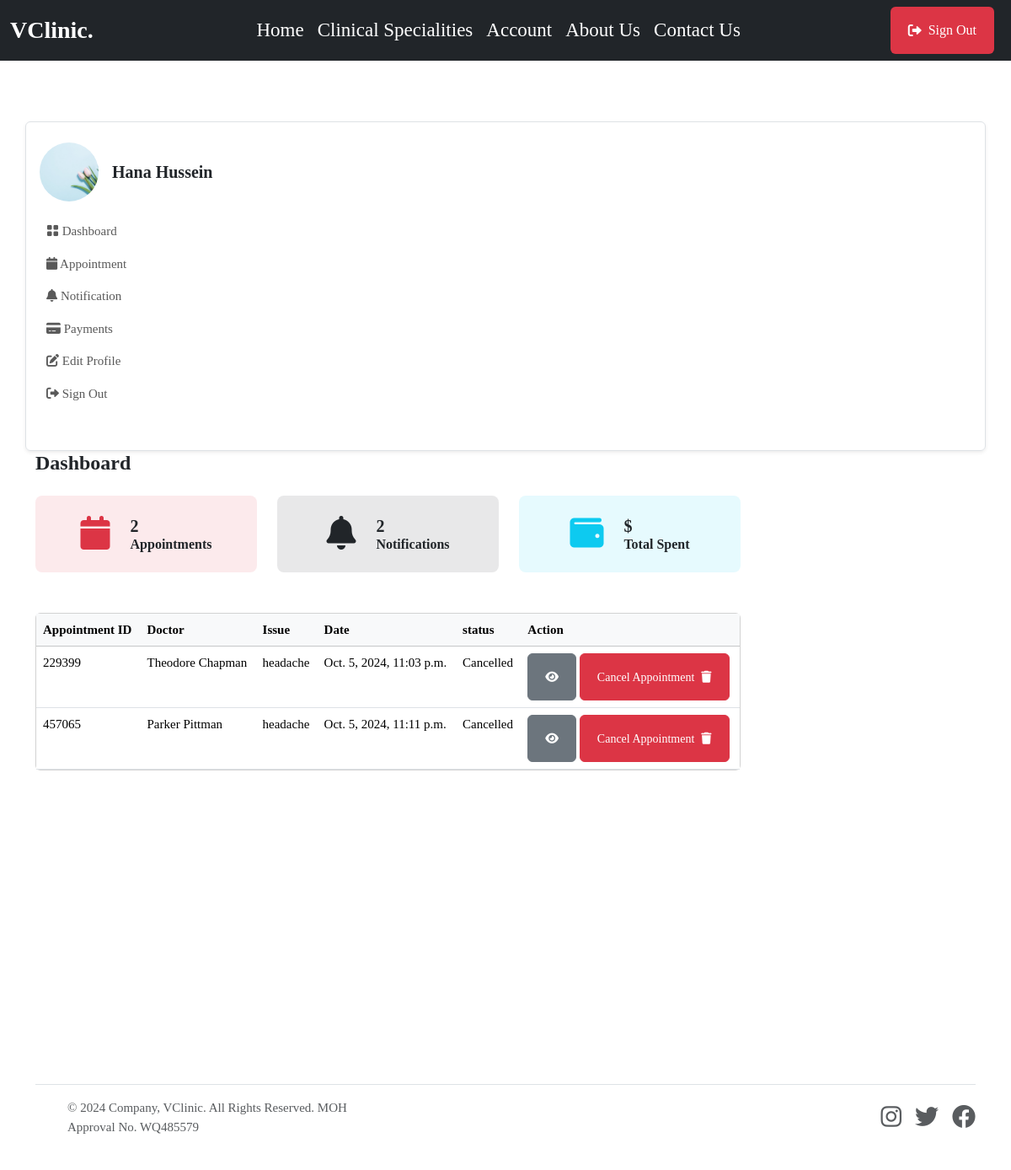
The app's page /patient/ (signed in), older data.
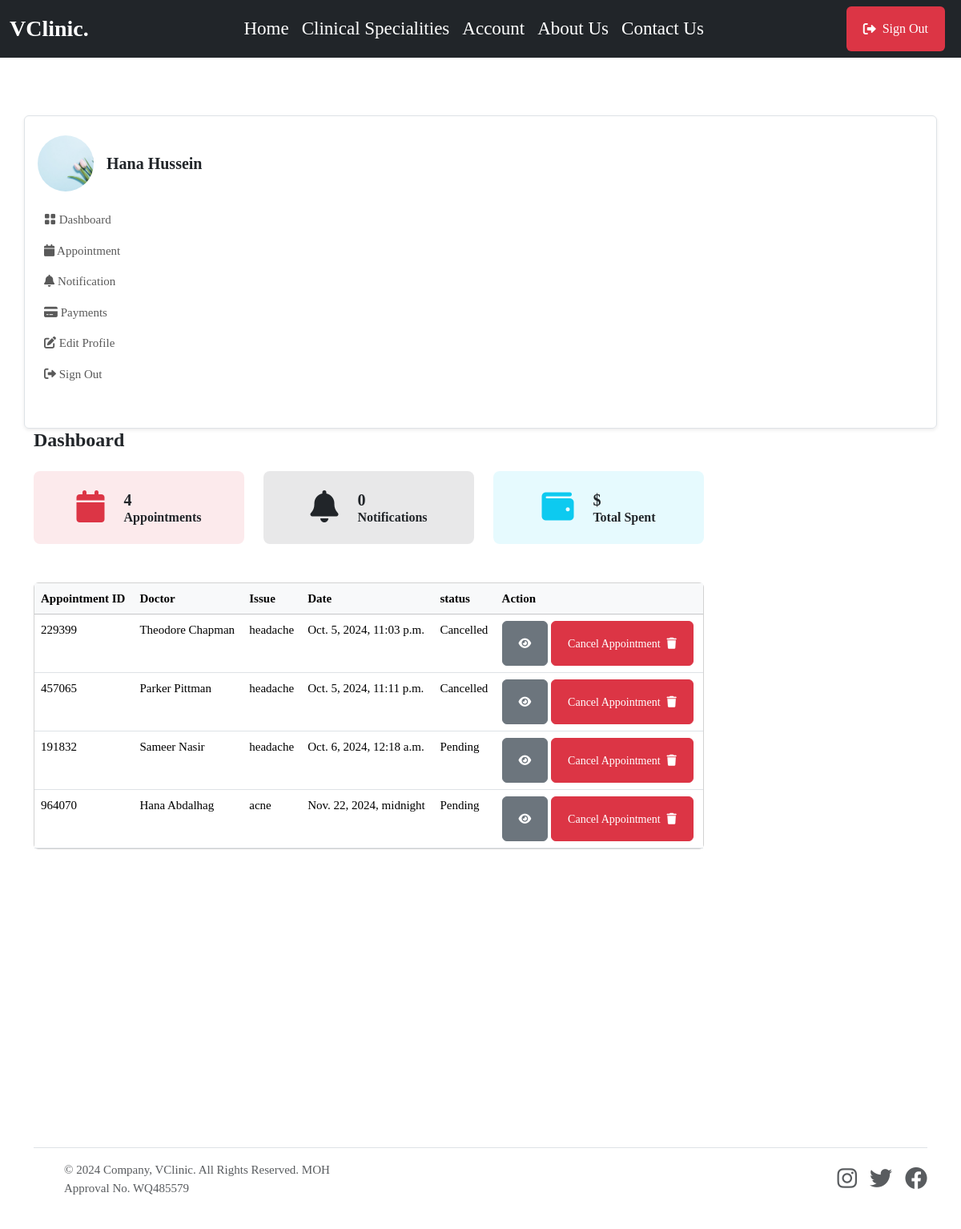
The same page, newer data.
### mainapp/models.py (models this page shows, shortened)
class Appointment(models.Model):
    STATUS = [
        ('Scheduled', 'Scheduled'),
        ('Completed', 'Completed'),
        ('Pending', 'Pending'),
        ('Cancelled', 'Cancelled')
    ]
    service = models.ForeignKey(Service, on_delete=models.SET_NULL, null=True, blank=True, related_name='service_appointments')
    doctor = models.ForeignKey(doctor_models.Doctor, on_delete=models.SET_NULL, null=True, blank=True, related_name='doctor_appointments')
    patient = models.ForeignKey(patient_models.Patient, on_delete=models.SET_NULL, null=True, blank=True, related_name='appointments_patient')
    appointment_date = models.DateTimeField(null=True, blank=True)
    issues = models.TextField(blank=True, null=True)
    symptoms = models.TextField(blank=True, null=True)
    appointment_id = ShortUUIDField(length=6, max_length=10, alphabet="1234567890")
    appointment_status = models.CharField(max_length=120, choices=STATUS, default='Pending')

### doctorapp/models.py (models this page shows, shortened)
class Doctor(models.Model):         #create a new model from scratch
    user = models.OneToOneField(userauth_models.User, on_delete=models.CASCADE)  #when we delete this user , we delete doctor, there should be only one doctor that has one user model
    image = models.FileField(upload_to='images', default='images/doctor-default.png', blank=True, null=True)
    full_name = models.CharField(max_length=100, blank=True, null=True)
    mobile = models.CharField(max_length=15, blank=True, null=True)
    country = models.CharField(max_length=100, null=True, blank=True)
    bio = models.CharField(max_length=100, null=True, blank=True)
    specializations = models.CharField(max_length=100, null=True, blank=True)
    qualifications = models.CharField(max_length=100, null=True, blank=True)
    years_of_experience = models.CharField(max_length=100, null=True, blank=True)
    next_available_appointment_date = models.DateTimeField(default=timezone.now, null=True, blank=True)

### patientapp/views.py (the view)
# urls.py: path("", views.dashboard, name="dashboard"),
@login_required
def dashboard(request):
    patient = patient_models.Patient.objects.get(user=request.user)
    appointments = base_models.Appointment.objects.filter(patient=patient)
    notifications = patient_models.Notification.objects.filter(patient=patient, seen=False)
    context = {
        'appointments': appointments,
        'notifications': notifications,
        }
    return render(request, "patientapp/dashboard.html", context)

### templates/patientapp/dashboard.html (shortened to what the changed rows need)
{% extends 'partials/base.html' %} {% block content %}
<section class="pt-5 pb-5">
    <div class="container">
            <div class="col-lg-9 col-md-8 col-12">
                <div class="row mb-4">
                    <div class="col-sm-6 col-lg-4 mb-3 mb-lg-0">
                        <div class="d-flex justify-content-center align-items-center p-4 bg-danger bg-opacity-10 rounded-3">
                            <div class="ms-4">
                                <div class="d-flex">
                                    <h5 class="mb-0 fw-bold">{{appointments.count}}</h5>
                                </div>
                            </div>
                        </div>
                    </div>
                    <div class="col-sm-6 col-lg-4 mb-3 mb-lg-0">
                        <div class="d-flex justify-content-center align-items-center p-4 bg-dark bg-opacity-10 rounded-3">
                            <div class="ms-4">
                                <div class="d-flex">
                                    <h5 class="mb-0 fw-bold">{{notifications.count}}</h5>
                                </div>
                            </div>
                        </div>
                    </div>
                </div>
                <div class="card mb-4 mt-5">
                    <div class="table-responsive overflow-y-hidden">
                        <table class="table mb-0 text-nowrap table-hover table-centered text-nowrap">
                            <thead class="table-light">
                                <tr>
                                    <th>Appointment ID</th>
                                    <th>Doctor</th>
                                    <th>Issue</th>
                                    <th>Date</th>
                                    <th>status</th>
                                    <th>Action</th>
                                </tr>
                            </thead>
                            <tbody>
                                {% for a in appointments %}
                                <tr>
                                    <td>{{a.appointment_id}}</td>
                                    <td>{{a.doctor.full_name}}</td>
                                    <td>{{a.issues}}</td>
                                    <td>{{a.appointment_date}}</td>
                                    <td>{{a.appointment_status}}</td>
                                    <td>
                                        <a href="{% url 'patientapp:appointment_detail' a.appointment_id %}" class="btn btn-secondary btn-sm"> <i class="fas fa-eye"></i></a>
                                        <a href="{% url 'patientapp:cancel_appointment' a.appointment_id %}" class="btn btn-danger btn-sm">Cancel Appointment <i class="fas fa-trash ms-2"></i></a>
                                    </td>
                                </tr>
                                {% endfor %}
                            </tbody>
                        </table>
                    </div>
                </div>
            </div>
        </div>
</section>
{% endblock content %}

Row changes from the older to the newer data that the page shows:
added Appointment: appointment_id "191832", doctor.full_name "Sameer Nasir", issues "headache", appointment_date "Oct. 6, 2024, 12:18 a.m.", appointment_status "Pending"
added Appointment: appointment_id "964070", doctor.full_name "Hana Abdalhag", issues "acne", appointment_date "Nov. 22, 2024, midnight", appointment_status "Pending"
Text that changed along with them:
{{ appointments.count }}: "2" → "4"
{{ notifications.count }}: "2" → "0"
